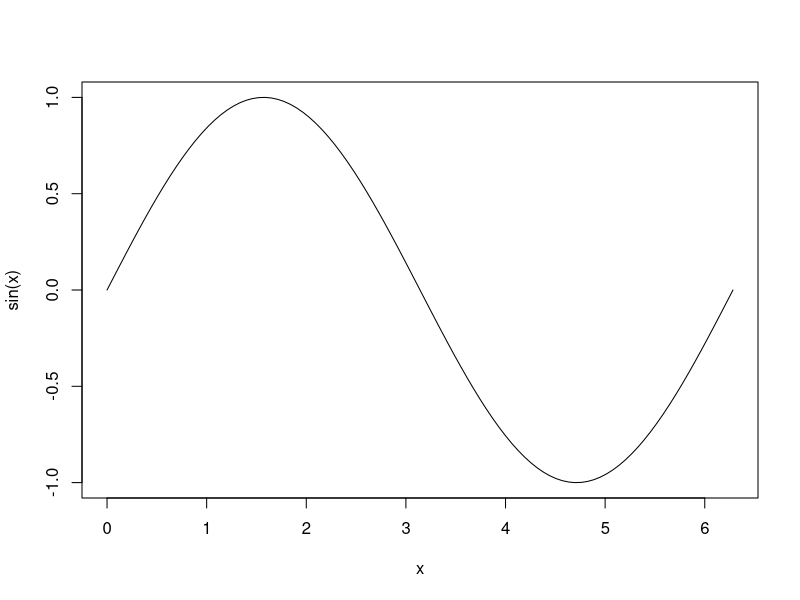

Reproduce this figure in R. (Note: this script raises an error after producing the figure.)
## ---- chunk 1
x <- seq(0, 2 * pi, length.out = 100)
plot(x, sin(x), type = "l")
## ---- chunk 2
error_msg <- "Uh oh! You friccin moron. You just got BEANED!!!"

f <- function(arg) {
  print("Nothing to see here...")
}

f(stop(error_msg))
## ---- chunk 3
f <- function(arg) {
  arg
  print("Nothing to see here...")
}

f(stop(error_msg))
## ---- chunk 4
e1 <- quote(y <- 2 * x)
e2 <- quote(`<-`(y, `*`(2, x)))
identical(e1, e2)
## ---- chunk 5
e1 <- quote(y <- 2 * x)
e2 <- quote(`<-`(y, `*`(2, x)))
identical(e1, e2)
mode(e1)
## ---- chunk 6
as.list(e1)
## ---- chunk 7
as.list(e2)
## ---- chunk 8
knitr::include_graphics(fig("simple-ast.svg"))
## ---- chunk 9
identical(1, ({1}))
## ---- chunk 10
identical(1, ({1}))
e1 <- quote(1)
e2 <- quote(({1}))
identical(e1, e2)
## ---- chunk 11
identical(1, ({1}))
e1 <- quote(1)
e2 <- quote(({1}))
identical(e1, e2)
## ---- chunk 12
typeof(e1)
## ---- chunk 13
typeof(e2)
## ---- chunk 14
knitr::include_graphics(fig("parens-ast.svg"))
## ---- chunk 15
knitr::include_graphics(fig("for-ast.svg"))
## ---- chunk 16
knitr::include_graphics(fig("if-ast.svg"))
